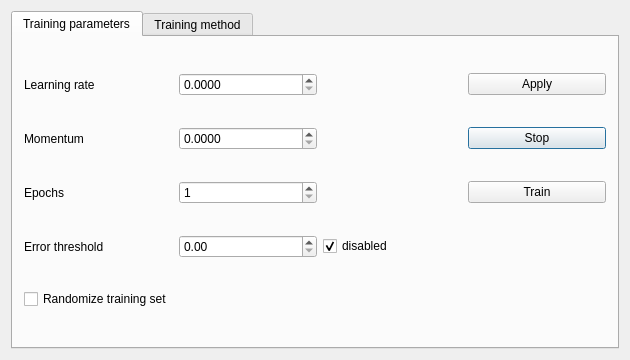
<?xml version="1.0" encoding="UTF-8"?>
<ui version="4.0">
 <class>TrainerDialog</class>
 <widget class="QDialog" name="TrainerDialog">
  <property name="geometry">
   <rect>
    <x>0</x>
    <y>0</y>
    <width>630</width>
    <height>360</height>
   </rect>
  </property>
  <property name="windowTitle">
   <string>TrainerDialog</string>
  </property>
  <layout class="QGridLayout" name="gridLayout">
   <item row="0" column="0">
    <widget class="QTabWidget" name="tabWidget">
     <property name="currentIndex">
      <number>0</number>
     </property>
     <widget class="QWidget" name="tab">
      <attribute name="title">
       <string>Training parameters</string>
      </attribute>
      <layout class="QGridLayout" name="gridLayout_2">
       <item row="0" column="0">
        <widget class="QLabel" name="label">
         <property name="text">
          <string>Learning rate</string>
         </property>
        </widget>
       </item>
       <item row="0" column="1">
        <widget class="QDoubleSpinBox" name="lerningRate">
         <property name="decimals">
          <number>4</number>
         </property>
         <property name="maximum">
          <double>100000.000000000000000</double>
         </property>
         <property name="singleStep">
          <double>0.001000000000000</double>
         </property>
        </widget>
       </item>
       <item row="0" column="3">
        <widget class="QPushButton" name="applyBtn">
         <property name="text">
          <string>Apply</string>
         </property>
         <property name="autoDefault">
          <bool>false</bool>
         </property>
         <property name="default">
          <bool>false</bool>
         </property>
        </widget>
       </item>
       <item row="1" column="0">
        <widget class="QLabel" name="label_2">
         <property name="text">
          <string>Momentum</string>
         </property>
        </widget>
       </item>
       <item row="1" column="1">
        <widget class="QDoubleSpinBox" name="momentum">
         <property name="decimals">
          <number>4</number>
         </property>
         <property name="maximum">
          <double>100000.000000000000000</double>
         </property>
         <property name="singleStep">
          <double>0.010000000000000</double>
         </property>
        </widget>
       </item>
       <item row="1" column="3">
        <widget class="QPushButton" name="stopBtn">
         <property name="text">
          <string>Stop</string>
         </property>
        </widget>
       </item>
       <item row="2" column="0">
        <widget class="QLabel" name="label_3">
         <property name="text">
          <string>Epochs</string>
         </property>
        </widget>
       </item>
       <item row="2" column="1">
        <widget class="QSpinBox" name="epochs">
         <property name="minimum">
          <number>1</number>
         </property>
         <property name="maximum">
          <number>100000</number>
         </property>
         <property name="singleStep">
          <number>10</number>
         </property>
        </widget>
       </item>
       <item row="2" column="3">
        <widget class="QPushButton" name="trainBtn">
         <property name="text">
          <string>Train</string>
         </property>
        </widget>
       </item>
       <item row="3" column="0">
        <widget class="QLabel" name="label_4">
         <property name="text">
          <string>Error threshold</string>
         </property>
        </widget>
       </item>
       <item row="3" column="1">
        <widget class="QDoubleSpinBox" name="threshold"/>
       </item>
       <item row="3" column="2">
        <widget class="QCheckBox" name="thresholdCheckBox">
         <property name="sizePolicy">
          <sizepolicy hsizetype="Minimum" vsizetype="Fixed">
           <horstretch>0</horstretch>
           <verstretch>0</verstretch>
          </sizepolicy>
         </property>
         <property name="text">
          <string>disabled</string>
         </property>
         <property name="checked">
          <bool>true</bool>
         </property>
        </widget>
       </item>
       <item row="4" column="0">
        <widget class="QCheckBox" name="randomize">
         <property name="text">
          <string>Randomize training set</string>
         </property>
        </widget>
       </item>
      </layout>
     </widget>
     <widget class="QWidget" name="tab_2">
      <attribute name="title">
       <string>Training method</string>
      </attribute>
      <widget class="QLabel" name="label_5">
       <property name="geometry">
        <rect>
         <x>10</x>
         <y>20</y>
         <width>131</width>
         <height>21</height>
        </rect>
       </property>
       <property name="text">
        <string>Network type: </string>
       </property>
      </widget>
      <widget class="QLabel" name="netType">
       <property name="geometry">
        <rect>
         <x>150</x>
         <y>20</y>
         <width>61</width>
         <height>21</height>
        </rect>
       </property>
       <property name="text">
        <string>TextLabel</string>
       </property>
      </widget>
      <widget class="QLabel" name="label_6">
       <property name="geometry">
        <rect>
         <x>10</x>
         <y>60</y>
         <width>91</width>
         <height>21</height>
        </rect>
       </property>
       <property name="text">
        <string>Training method:</string>
       </property>
      </widget>
      <widget class="QComboBox" name="trainingMethod">
       <property name="geometry">
        <rect>
         <x>150</x>
         <y>60</y>
         <width>151</width>
         <height>22</height>
        </rect>
       </property>
       <property name="currentText">
        <string/>
       </property>
      </widget>
     </widget>
    </widget>
   </item>
  </layout>
 </widget>
 <layoutdefault spacing="6" margin="11"/>
 <resources/>
 <connections/>
</ui>
